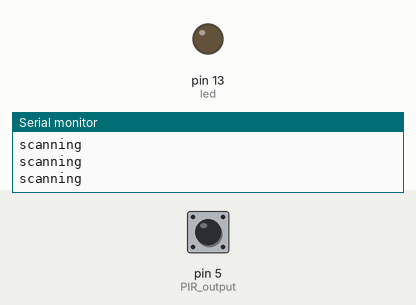
Bench run of a sketch on a simulated Arduino Uno, built with avr-gcc and run on an emulated ATmega328P. Parts: output pins drawn as LEDs (lit = HIGH), the last lines printed to the serial monitor. Dashed ring = blinking. The test bench sets the inputs (shaded band); at power-on: pin 5 (PIR_output) LOW.

Above: at 1.2 s.
1.3 s: pin 5 (PIR_output) driven HIGH
At 2.4 s:
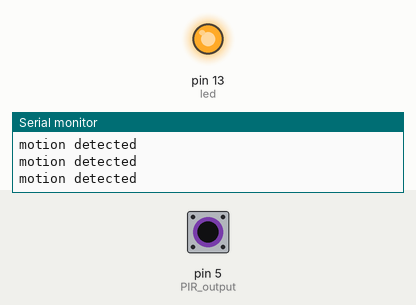
2.8 s: pin 5 (PIR_output) driven LOW
At 3.4 s:
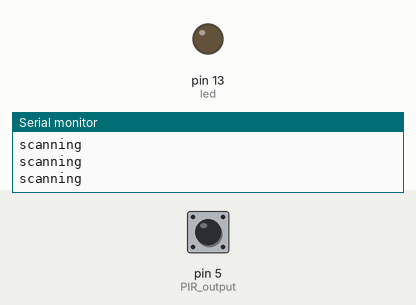
5.8 s: pin 5 (PIR_output) pulsed HIGH 2 times (0.12 s each, 0.3 s apart)
At 6.16 s:
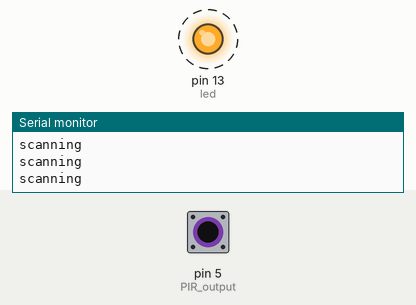
9.4 s: pin 5 (PIR_output) pulsed HIGH 2 times (0.12 s each, 0.3 s apart)
At 10.1 s:
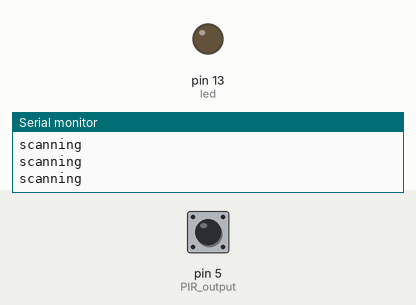
Timing chart, 0 to 12.4 s (numbered marks = the images above; inputs shaded):
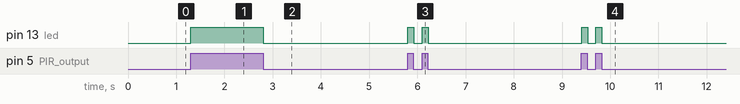

The sketch:

Automatic_Motion_Light.ino
```cpp
int PIR_output=5;
int led=13;

void setup() {
pinMode(PIR_output, INPUT);
pinMode(led, OUTPUT);
Serial.begin(9600);
}

void loop() {
  if(digitalRead(PIR_output) == HIGH)
  {
   digitalWrite(led, HIGH);
   Serial.println("motion detected");
  }
  else{
   digitalWrite(led, LOW);
   Serial.println("scanning");
   }
}
```

Measured:
- after the input at 1.3 s, pin 13 (led): LOW → HIGH at once
- after the input at 2.8 s, pin 13 (led): HIGH → LOW at once
- after the input at 5.8 s, pin 13 (led): alternates HIGH for 0.12 s and LOW for 0.18 s, 4 changes in all, then stays LOW, starting at once
- after the input at 9.4 s, pin 13 (led): alternates HIGH for 0.12 s and LOW for 0.17 s, 4 changes in all, then stays LOW, starting at once
